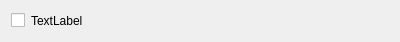
<?xml version="1.0" encoding="UTF-8"?>
<ui version="4.0">
 <class>Form</class>
 <widget class="QWidget" name="Form">
  <property name="geometry">
   <rect>
    <x>0</x>
    <y>0</y>
    <width>400</width>
    <height>34</height>
   </rect>
  </property>
  <property name="windowTitle">
   <string>Form</string>
  </property>
  <layout class="QHBoxLayout" name="horizontalLayout_2">
   <item>
    <layout class="QHBoxLayout" name="horizontalLayout">
     <item>
      <widget class="QCheckBox" name="checkBox">
       <property name="text">
        <string/>
       </property>
      </widget>
     </item>
     <item>
      <widget class="QLabel" name="label">
       <property name="text">
        <string>TextLabel</string>
       </property>
      </widget>
     </item>
     <item>
      <spacer name="horizontalSpacer">
       <property name="orientation">
        <enum>Qt::Horizontal</enum>
       </property>
       <property name="sizeHint" stdset="0">
        <size>
         <width>40</width>
         <height>20</height>
        </size>
       </property>
      </spacer>
     </item>
    </layout>
   </item>
  </layout>
 </widget>
 <resources/>
 <connections/>
</ui>
